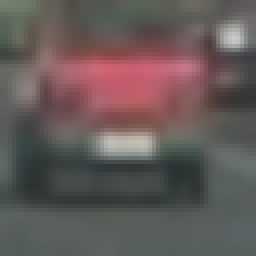
#> input picture vehicles/GTI_Far/image0171.png, 64 x 64 px (shown 4 times larger); its folder holds only this picture in this run
$ jupyter execute --allow-errors Project.ipynb   (shell and % lines are left out)   (older library calls are emulated)
#> lines starting #> are read from the running program, lines starting #| are printed output that depends on the picture
[cell 1]
# import dataset and random show images of vehicles and non-vehicles
import matplotlib.image as mpimg
import matplotlib.pyplot as plt
import numpy as np
import cv2
import glob
#from skimage.feature import hog
#from skimage import color, exposure
# images are divided up into vehicles and non-vehicles

#PARAMETERS HERE
color_space = 'YCrCb'
hog_channel = 'ALL'
hist_bins = 16    # Number of histogram bins


cars = glob.glob('vehicles/*/*',recursive=True)
notcars = glob.glob('non-vehicles/*/*',recursive=True)

#print("cars[0]",cars[0])

# Define a function to return some characteristics of the dataset
def data_look(car_list, notcar_list):
    data_dict = {}
    # Define a key in data_dict "n_cars" and store the number of car images
    data_dict["n_cars"] = len(car_list)
    # Define a key "n_notcars" and store the number of notcar images
    data_dict["n_notcars"] = len(notcar_list)
    # Read in a test image, either car or notcar
    example_img = mpimg.imread(car_list[0])
#> example_img is the input picture: shape (64, 64, 3) float32; mean R, G, B 0.394, 0.351, 0.345
    # Define a key "image_shape" and store the test image shape 3-tuple
    data_dict["image_shape"] = example_img.shape
    # Define a key "data_type" and store the data type of the test image.
    data_dict["data_type"] = example_img.dtype
    return data_dict

data_info = data_look(cars, notcars)

print('Your function returned a count of',
      data_info["n_cars"], ' cars and',
      data_info["n_notcars"], ' non-cars')
#| Your function returned a count of 2  cars and 0  non-cars
print('of size: ',data_info["image_shape"], ' and data type:',
      data_info["data_type"])
#| of size:  (64, 64, 3)  and data type: float32
# Just for fun choose random car / not-car indices and plot example images
car_ind = np.random.randint(0, len(cars))
#> car_ind = 0
#> (the rest of this cell did not finish here and is left out)

[cell 2]
from skimage.feature import hog


# Define a function to return HOG features and visualization
# [35 lines left out: function get_hog_features, not called in this run]

# Define a function to compute color histogram features
# Pass the color_space flag as 3-letter all caps string
# like 'HSV' or 'LUV' etc.
# KEEP IN MIND IF YOU DECIDE TO USE THIS FUNCTION LATER
# IN YOUR PROJECT THAT IF YOU READ THE IMAGE WITH
# cv2.imread() INSTEAD YOU START WITH BGR COLOR!
def bin_spatial(img, color_space='RGB', size=(32, 32)):
    # Convert image to new color space (if specified)
    if color_space != 'RGB':
        if color_space == 'HSV':
            feature_image = cv2.cvtColor(img, cv2.COLOR_RGB2HSV)
        elif color_space == 'LUV':
            feature_image = cv2.cvtColor(img, cv2.COLOR_RGB2LUV)
        elif color_space == 'HLS':
            feature_image = cv2.cvtColor(img, cv2.COLOR_RGB2HLS)
        elif color_space == 'YUV':
            feature_image = cv2.cvtColor(img, cv2.COLOR_RGB2YUV)
        elif color_space == 'YCrCb':
            feature_image = cv2.cvtColor(img, cv2.COLOR_RGB2YCrCb)
    else: feature_image = np.copy(img)
    # Use cv2.resize().ravel() to create the feature vector
    small_img = cv2.resize(feature_image, size)
    features = small_img.ravel()
    # Return the feature vector
    return features

# Define a function to compute color histogram features
# NEED TO CHANGE bins_range if reading .png files with mpimg!
# [9 lines left out: function color_hist, not called in this run]

# Generate a random index to look at a car image
car_ind = np.random.randint(0, len(cars))
#> car_ind = 1
#> (the rest of this cell did not finish here and is left out)

[cell 3]
# First ,decide what features to use
# combine color and gradient features
from sklearn.preprocessing import StandardScaler
# Define a function to extract features from a list of images
# Have this function call bin_spatial() and color_hist()
def extract_features(imgs, cspace='RGB', spatial_size=(32, 32)):
    # Create a list to append feature vectors to
    features = []
    # Iterate through the list of images
    for img in imgs:
        # Read in each one by one
        image = mpimg.imread(img)
        # apply color conversion if other than 'RGB'
        if cspace != 'RGB':
            if cspace == 'HSV':
                bin_feature = bin_spatial(image, color_space='HSV', size=spatial_size)
            elif cspace == 'LUV':
                bin_feature = bin_spatial(image, color_space='LUV', size=spatial_size)
            elif cspace == 'HLS':
                bin_feature = bin_spatial(image, color_space='HLS', size=spatial_size)
            elif cspace == 'YUV':
                bin_feature = bin_spatial(image, color_space='YUV', size=spatial_size)
            elif cspace == 'YCrCb':
                bin_feature = bin_spatial(image, color_space='YCrCb', size=spatial_size)
        else:
            bin_feature = bin_spatial(image, color_space='RGB', size=spatial_size)

        # Apply color_hist() to get color histogram features
        gray = cv2.cvtColor(image, cv2.COLOR_RGB2GRAY)
        hog_feature = get_hog_features(image, orient,
                        pix_per_cell, cell_per_block,
                        vis=False, feature_vec=True)
        color_hist_feature = color_hist(image,nbins=hist_bins, bins_range=(0, 1))
        # Append the new feature vector to the features list
        combined_features = np.concatenate((bin_feature,hog_feature,color_hist_feature))
        features.append(combined_features)
    # Return list of feature vectors
    return features

#> (the rest of this cell did not finish here and is left out)

#> in bin_spatial, `feature_image = cv2.cvtColor(img, cv2.COLOR_RGB2YCrCb)`: feature_image: shape (64, 64, 3) float32; mean of channels 0, 1, 2 0.363, 0.522, 0.49
#> in bin_spatial, `small_img = cv2.resize(feature_image, size)`: small_img: shape (32, 32, 3) float32; mean of channels 0, 1, 2 0.363, 0.522, 0.49
#> in bin_spatial, `features = small_img.ravel()`: features = 3072 values, max 0.758 at index 471, min 0.188 at index 2082, mean 0.458
#> in extract_features, `bin_feature = bin_spatial(image, color_space='YCrCb', size=spatial_size)`: bin_feature has the same summary as features in bin_spatial
#> in extract_features, `gray = cv2.cvtColor(image, cv2.COLOR_RGB2GRAY)`:
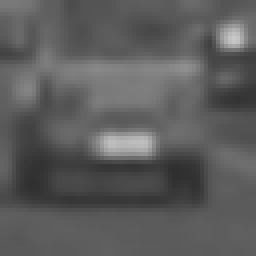
#> gray: shape (64, 64) float32 (shown 4 times larger); min 0.184, max 0.787, mean 0.363
notcar_features = extract_features(notcars, cspace=color_space, spatial_size=(32, 32))

#> (a cell that did not finish here is left out)

[cell 5]
#Linear SVM Classifier
import time
from sklearn.svm import LinearSVC
from sklearn.svm import SVC
from sklearn import svm, grid_search, datasets
from sklearn.cross_validation import train_test_split
# Create an array stack of feature vectors
#> (the rest of this cell did not finish here and is left out)

[cell 6]
# fail on lesson 35 try lesson 34
spatial_size=(32, 32)
y_start_stop = [350, 700] # Min and max in y to search in slide_window()
spatial_feat = True # Spatial features on or off
hist_feat = True # Histogram features on or off
hog_feat = True # HOG features on or off

# [9 lines left out: function draw_boxes, not called in this run]

# Define a function that takes an image,
# start and stop positions in both x and y,
# window size (x and y dimensions),
# and overlap fraction (for both x and y)


"""
windows = slide_window(image, x_start_stop=[None, None], y_start_stop=[None, None],
                    xy_window=(128, 128), xy_overlap=(0.5, 0.5))

window_img = draw_boxes(image, windows, color=(0, 0, 255), thick=6)
plt.imshow(window_img)
plt.show()
"""

# [66 lines left out: functions single_img_features, search_windows, not called in this run]

image = mpimg.imread('test_images/snapshot03.jpg')
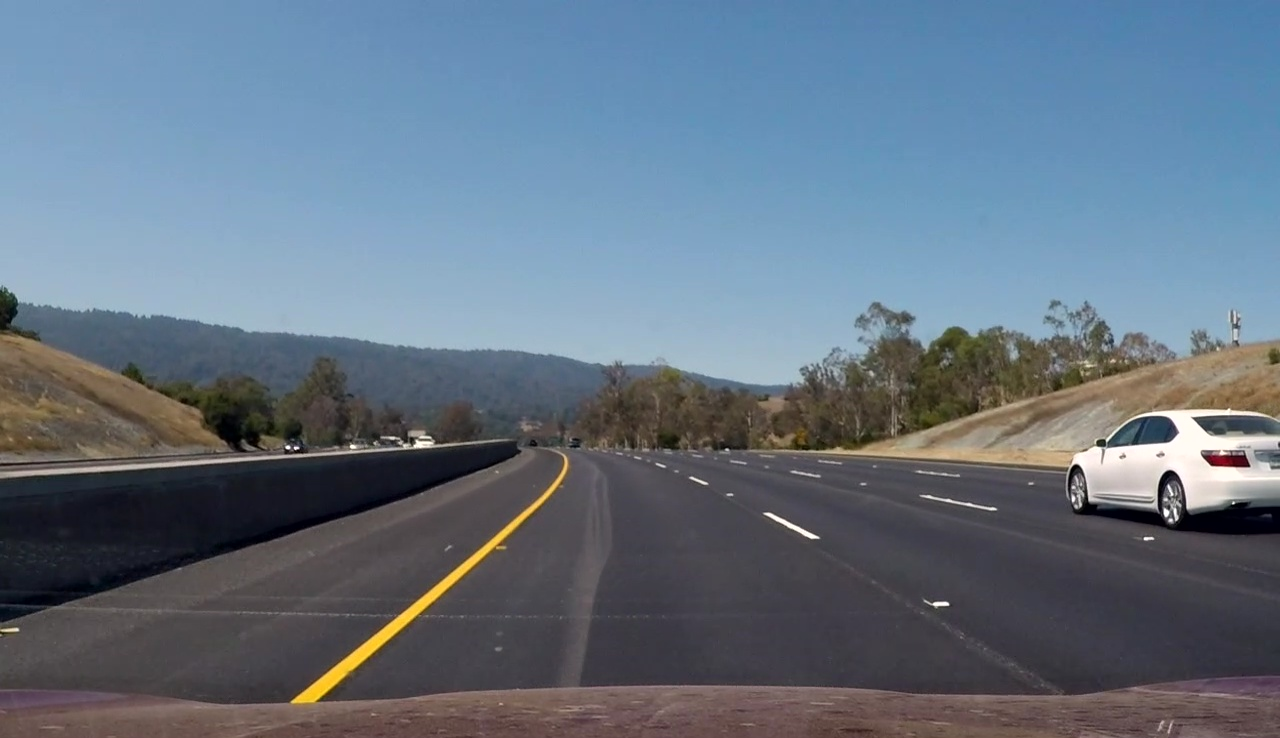
#> input picture test_images/snapshot03.jpg, 1280 x 738 px
#> image is the input picture: shape (738, 1280, 3); mean R, G, B 100.4, 115, 130.1
draw_image = np.copy(image)

# Uncomment the following line if you extracted training
# data from .png images (scaled 0 to 1 by mpimg) and the
# image you are searching is a .jpg (scaled 0 to 255)
image = image.astype(np.float32)/255


#windows = slide_window(image, x_start_stop=[None, None], y_start_stop=y_start_stop,
#                    xy_window=(64, 64), xy_overlap=(0.5, 0.5))


#> (the rest of this cell did not finish here and is left out)

[cell 7]
# Adding heat box
from scipy.ndimage.measurements import label
# Read in image similar to one shown above
image = mpimg.imread('test_images/snapshot04.jpg')
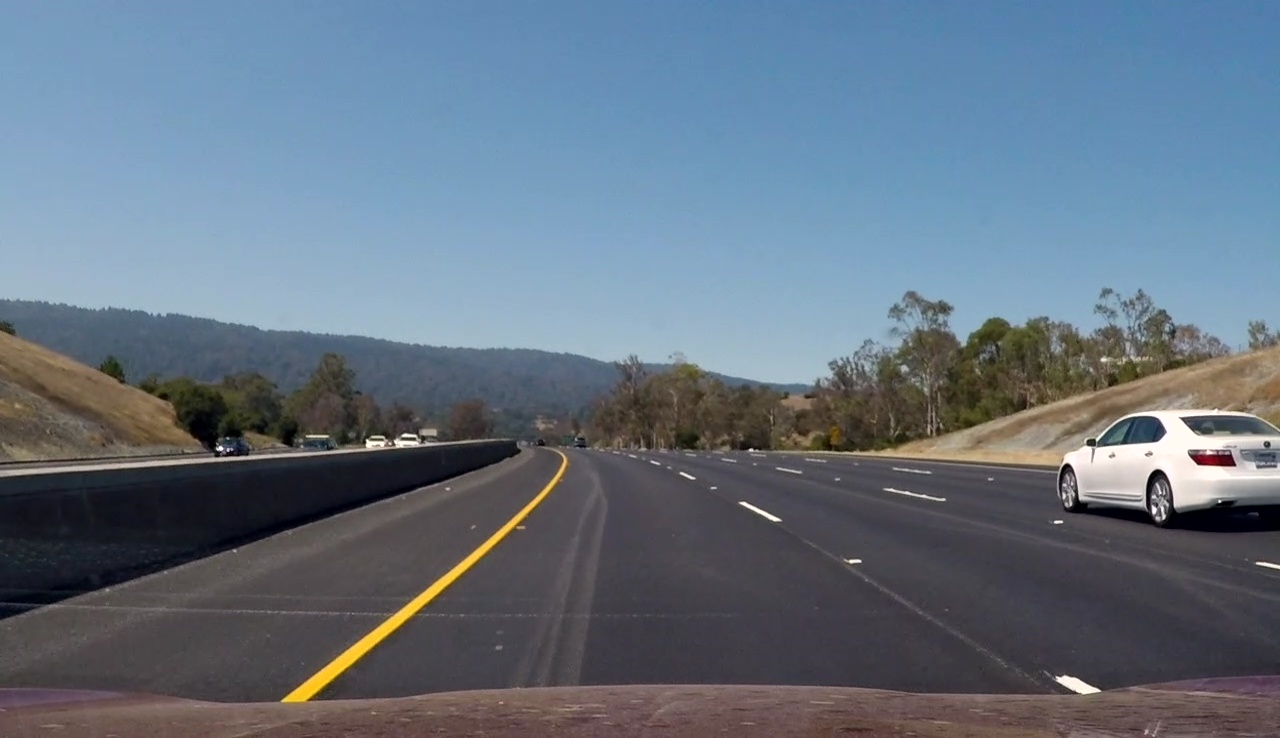
#> input picture test_images/snapshot04.jpg, 1280 x 738 px
#> image is the input picture: shape (738, 1280, 3); mean R, G, B 100.4, 114.4, 128.9
heat = np.zeros_like(image[:,:,0]).astype(np.float)

# [30 lines left out: functions add_heat, apply_threshold, draw_labeled_bboxes, not called in this run]

# Add heat to each box in box list
#> (the rest of this cell did not finish here and is left out)
